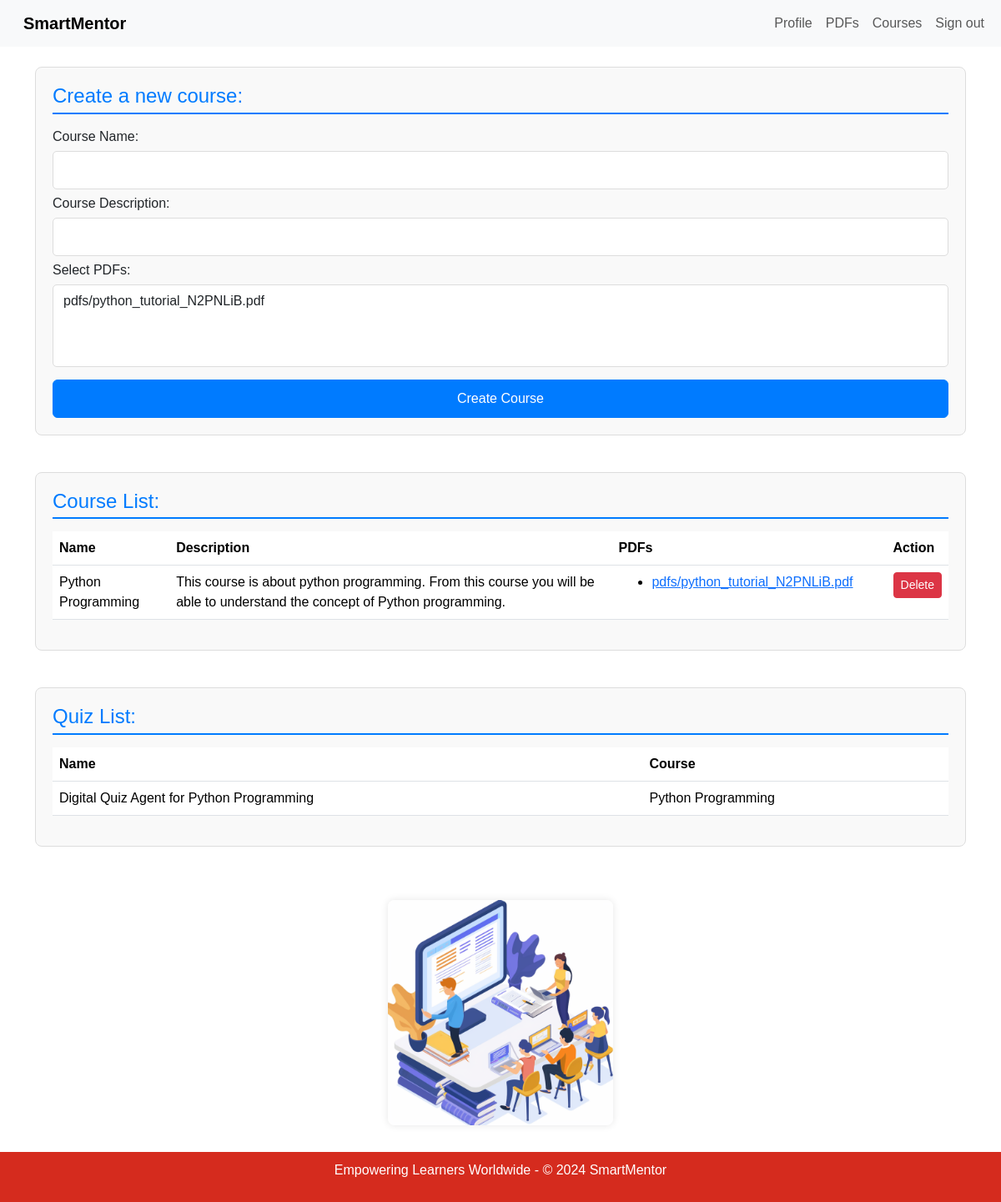
Before: /teacher/courses (signed in) with the older database file.
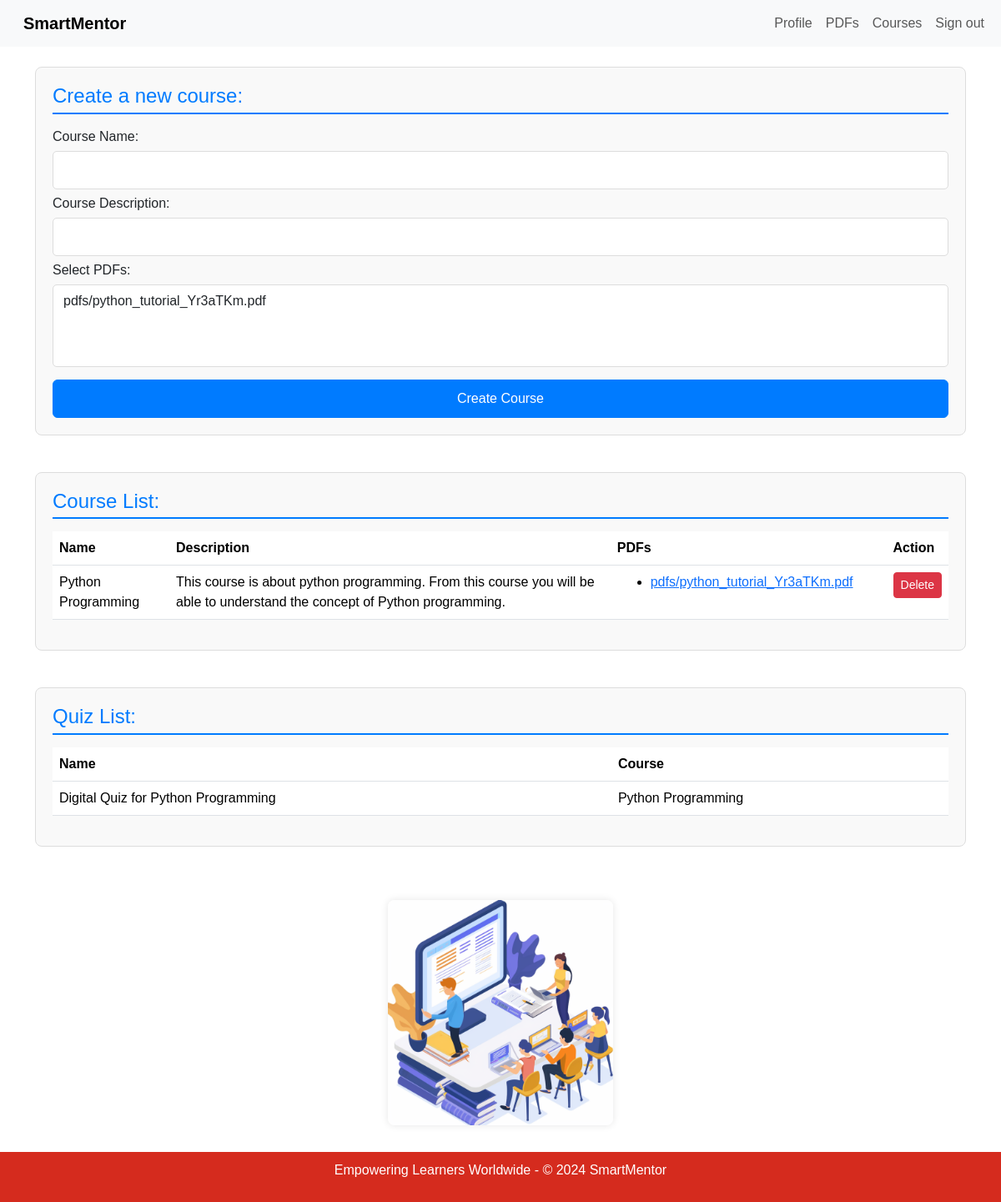
After: the same page with the newer database file.
### app/models.py (models this page shows, shortened)
class Course(models.Model):
    name = models.CharField(max_length=50, default='course')
    description = models.CharField(max_length=200, default='Default description')
    pdfs = models.ManyToManyField(PDF, blank=True, related_name='courses')
    time_created = models.DateTimeField(auto_now_add=True, null=True)
    teacher = models.ForeignKey('Teacher', on_delete=models.CASCADE, related_name='courses', default=Teacher.get_default_teacher)

class PDF(models.Model):
    file = models.FileField(upload_to='pdfs/')
    uploaded_by = models.ForeignKey('Teacher', on_delete=models.CASCADE)

class Quiz(models.Model):
    course = models.ForeignKey(Course, on_delete=models.CASCADE, null=True)
    name = models.CharField(max_length=255)
    teacher = models.ForeignKey(Teacher, on_delete=models.CASCADE, related_name='quizzes', default=1)

### app/views.py (the view, shortened to what this page needs)
# urls.py: path('teacher/courses', TeacherCourseView.as_view(), name='teacher_courses'),
class TeacherCourseView(LoginRequiredMixin, ListView):
    model = Course
    form_class = CourseForm
    template_name = 'app/teacher_course.html'
    def get_queryset(self):
        if hasattr(self.request.user, 'teacher'):
            return Course.objects.filter(teacher=self.request.user.teacher)
        else:
            return Course.objects.none()

### app/templates/app/teacher_course.html (shortened to what this page needs)
{% extends "app/base.html" %}
{% block content %}
{% if user.is_authenticated %}
    {% if user.profile.role == 'teacher' %}
        <nav class="navbar navbar-expand-lg bg-body-tertiary">
            <div class="container-fluid">
                <a class="navbar-brand" href="/">SmartMentor</a>
                <div class="collapse navbar-collapse" id="navbarSupportedContent">
                    <ul class="navbar-nav me-auto mb-2 mb-lg-0">
                        <li class="nav-item">
                            <a class="nav-link" href="{% url 'teacher_profile' %}">Profile</a>
                        </li>
                        <li class="nav-item">
                            <a class="nav-link" href="{% url 'teacher_pdfs' %}">PDFs</a>
                        </li>
                        <li class="nav-item">
                            <a class="nav-link" href="{% url 'teacher_courses' %}">Courses</a>
                        </li>
                        <li class="nav-item">
                            <form action="{% url 'logout' %}" method="post" style="margin: 0">
                                <button type="submit" class="nav-link" style="background: none; border: none; cursor: pointer;">Sign out</button>
                            </form>
                        </li>
                    </ul>
                </div>
            </div>
        </nav>
        <br />
        <div class="container-xl">
            <section class="section">
                <h4>Create a new course:</h4>
                <form action="{% url 'course_create' %}" method="post">
                    <label for="name">Course Name:</label>
                    <input type="text" id="name" name="name" class="form-control">
                    <label for="description">Course Description:</label>
                    <input type="text" id="description" name="description" class="form-control">
                    <label for="pdfs">Select PDFs:</label>
                    <select id="pdfs" name="pdfs" class="form-control" multiple>
                        {% for pdf in user.teacher.pdfs.all %}
                            <option value="{{ pdf.id }}">{{ pdf.file.name }}</option>
                        {% endfor %}
                    </select>
                    <button type="submit" class="btn btn-primary">Create Course</button>
                </form>
            </section>
        </div>
        <br />
        <div class="container-xl">
            <section class="section">
                <h4>Course List:</h4>
                {% if user.profile.teacher.courses_list.all %}
                    <table class="table">
                        <thead>
                            <tr>
                                <th>Name</th>
                                <th>Description</th>
                                <th>PDFs</th>
                                <th>Action</th>
                            </tr>
                        </thead>
                        <tbody>
                            {% for course in user.profile.teacher.courses_list.all %}
                                <tr>
                                    <td>{{ course.name }}</td>
                                    <td>{{ course.description }}</td>
                                    <td>
                                        <ul>
                                            {% for pdf in course.pdfs.all %}
                                                <li><a href="{{ pdf.file.url }}">{{ pdf.file.name }}</a></li>
                                            {% endfor %}
                                        </ul>
                                    </td>
                                    <td>
                                        <form method="post" action="{% url 'course_delete' course.id %}">
                                            <button type="submit" class="btn btn-danger btn-sm">Delete</button>
                                        </form>
                                    </td>
                                </tr>
                            {% endfor %}
                        </tbody>
                    </table>
                {% else %}
                    <p>No courses created, must upload PDFs to create a course!</p>
                {% endif %}
            </section>
        </div>
        <br />
        <div class="container-xl">
            <section class="section">
                <h4>Quiz List:</h4>
                {% if user.profile.teacher.quizzes.all %}
                    <table class="table">
                        <thead>
                            <tr>
                                <th>Name</th>
                                <th>Course</th>
                            </tr>
                        </thead>
                        <tbody>
                            {% for quiz in user.profile.teacher.quizzes.all %}
                                <tr>
                                    <td>{{ quiz.name }}</td>
                                    <td>{{ quiz.course.name }}</td>
                                </tr>
                            {% endfor %}
                        </tbody>
                    </table>
                {% else %}
                    <p>No quizzes created yet!</p>
                {% endif %}
            </section>
        </div>
        <br />
        <div class="container-xl">
            <section class="image-container">
                {% load static %}
                <img src="{% static 'images/teacher_course_image.jpg' %}" alt="Teacher Course Image" class="teacher_course-image">
            </section>
        </div>
        <br /><br /><br />
    {% else %}
        <h1>Access Denied</h1>
        <p>You are not authorized to view this page. Please <a href="/">back</a> to home.</p>
    {% endif %}
{% else %}
    <h1>Access Denied</h1>
    <p>You are not authorized to view this page. Please <a href="/signin">login</a> to view this page.</p>
{% endif %}
{% endblock %}

### app/templates/app/base.html (shortened to what this page needs)
{% load static %}
<!DOCTYPE html>
<html>
  <head>
    <link
      rel="stylesheet"
      href="https://cdn.jsdelivr.net/npm/bootstrap@5.3.3/dist/css/bootstrap.rtl.min.css"
    />
    <link rel="stylesheet" href="{% static 'css/footer.css' %}" />
  </head>
  <body>
    {% block content %} {% endblock %}
  </body>
  <footer>
    <p>Empowering Learners Worldwide - © 2024 SmartMentor</p>
  </footer>
</html>

### static/css/footer.css (style rules this page uses)
footer { background-color: #D52B1E; color: #fff; text-align: center; padding: 10px 0; position: fixed; width: 100%; bottom: 0; }

### app/templates/app/teacher_course.html (style rules this page uses)
body { font-family: 'Arial', sans-serif; }
.navbar-brand { font-weight: bold; }
.section { margin-bottom: 20px; padding: 20px; background: #f9f9f9; border: 1px solid #ddd; border-radius: 8px; }
.section h4 { border-bottom: 2px solid #007bff; padding-bottom: 5px; margin-bottom: 15px; color: #007bff; }
.btn-primary { background-color: #007bff; border-color: #007bff; width: 100%; padding: 10px; font-size: 16px; margin-top: 10px; }
.btn-danger { background-color: #dc3545; border-color: #dc3545; }
.form-control { width: 100%; padding: 10px; margin: 5px 0; border-radius: 5px; border: 1px solid #ddd; }
.teacher_course-image { max-width: 270px; max-height: 270px; border-radius: 8px; box-shadow: 0 0 10px rgba(0, 0, 0, 0.1); margin: 20px auto; display: block; }

Changed rows visible on the page:
removed PDF: {{ pdf.id }} 9 (drawn), file.name "pdfs/python_tutorial_N2PNLiB.pdf"
removed Quiz: name "Digital Quiz Agent for Python Programming", course.name "Python Programming"
added PDF: {{ pdf.id }} 12 (drawn), file.name "pdfs/python_tutorial_Yr3aTKm.pdf"
added Quiz: name "Digital Quiz for Python Programming", course.name "Python Programming"
Other visible differences:
form field pdfs: "pdfs/python_tutorial_N2PNLiB.pdf" → "pdfs/python_tutorial_Yr3aTKm.pdf"
